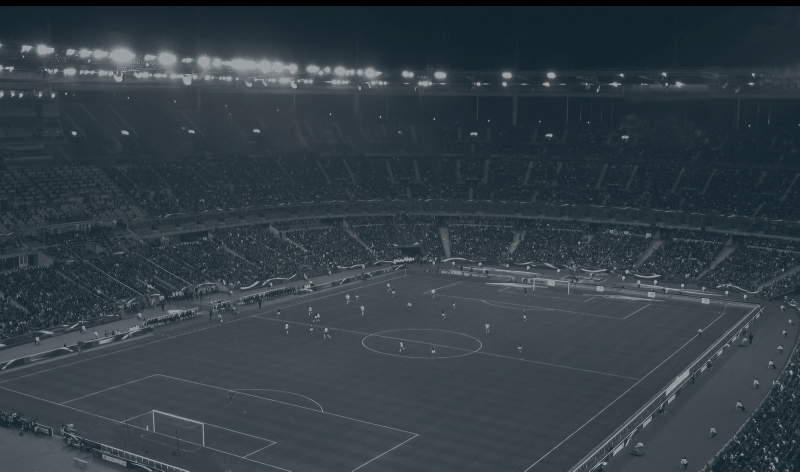
#> input picture mod/assets/mod/estadio.jpg, 1600 x 943 px, found by its file name (shown at 1/2 size)
$ python estadio.py ../../mod/assets/mod/estadio.jpg ../../mod/assets/mod/estadio.jpg
#> lines starting #> are read from the running program, lines starting #| are printed output that depends on the picture
# Fundo da janela Estadio (aicons/estadio.jpg, 598x328) no estilo "Noite de estreia".
# O jogo desenha os numeros e os campos por cima nas mesmas posicoes do original
# (valores em x=165, precos em x=460, linhas em y=122/150/177/204), entao aqui ficam
# so a foto escurecida, dois cartoes de vidro, os titulos e os nomes das linhas.
# Uso: python3 estadio.py <repo> <saida.jpg>
import sys, os
from PIL import Image, ImageDraw, ImageFilter, ImageFont, ImageEnhance

repo, saida = sys.argv[1], sys.argv[2]
K = 3
W, H = 598, 328
fontes = os.path.join(repo, 'mod/assets/mod/fontes')
def f(nome, px): return ImageFont.truetype(os.path.join(fontes, nome), int(px * K))

# foto do estadio: recorte da arquibancada, escurecida e aquecida
foto = Image.open(os.path.join(repo, 'mod/assets/mod/estadio.jpg')).convert('RGB')
#> foto is the input picture: PIL image 1600x943 RGB; mean R, G, B 50.6, 61.7, 68.8
fw, fh = foto.size
#> fw = 1600; fh = 943
rec = foto.crop((int(fw * 0.12), int(fh * 0.10), int(fw * 0.12) + int(fh * 0.62 * W / H), int(fh * 0.72)))
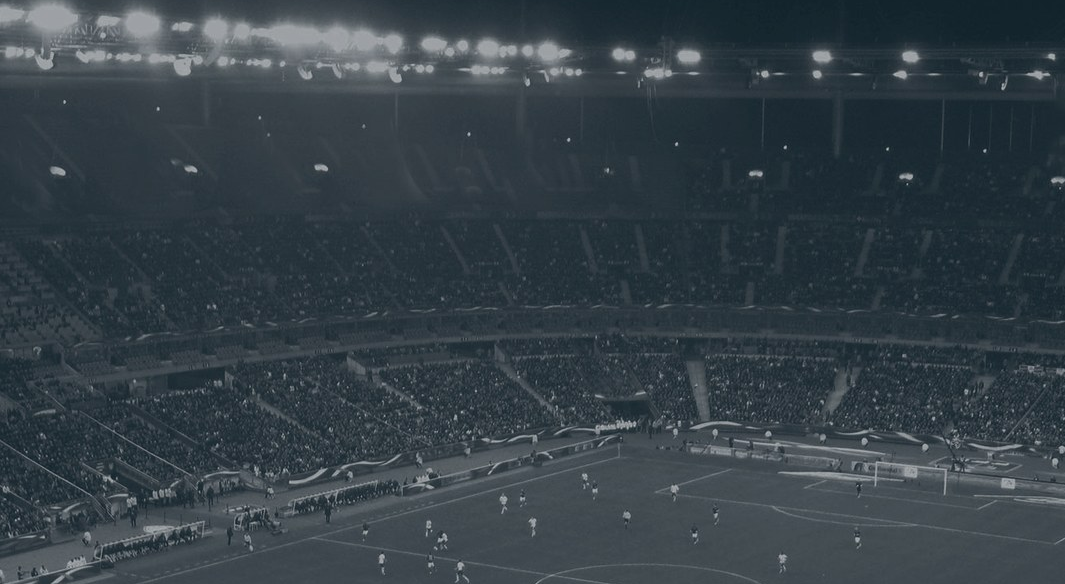
#> rec: PIL image 1065x584 RGB; mean R, G, B 53.4, 64.4, 71.7
img = rec.resize((W * K, H * K), Image.LANCZOS)
img = ImageEnhance.Color(img).enhance(0.55)
img = ImageEnhance.Brightness(img).enhance(0.8)
img = img.filter(ImageFilter.GaussianBlur(1.2 * K))

# veu escuro: mais forte embaixo e nas laterais
veu = Image.new('RGBA', img.size, (0, 0, 0, 0))
#> veu: PIL image 1794x984 RGBA; every value is 0
d = ImageDraw.Draw(veu)
for y in range(H * K):
    t = y / (H * K)
    d.line([(0, y), (W * K, y)], fill=(6, 9, 8, int(70 + 140 * t)))
img = Image.alpha_composite(img.convert('RGBA'), veu)
#> img: PIL image 1794x984 RGBA

# luz de refletor no alto
luz = Image.new('RGBA', img.size, (0, 0, 0, 0))
ImageDraw.Draw(luz).ellipse([W * K * 0.15, -H * K * 0.6, W * K * 0.85, H * K * 0.35], fill=(242, 193, 78, 40))
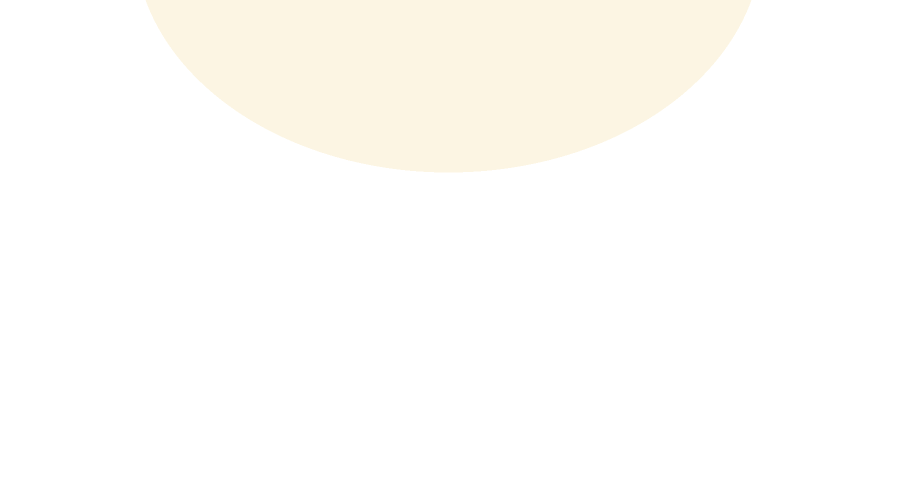
#> luz: PIL image 1794x984 RGBA (shown at 1/2 size); mean R, G, B, A 42.4, 33.8, 13.7, 7; transparent parts drawn white
img = Image.alpha_composite(img, luz.filter(ImageFilter.GaussianBlur(40 * K)))

def cartao(x0, y0, x1, y1):
#> called with x0 = 24, y0 = 62, x1 = 286, y1 = 238
    global img
    s = Image.new('RGBA', img.size, (0, 0, 0, 0))
    ImageDraw.Draw(s).rounded_rectangle([x0 * K, (y0 + 6) * K, x1 * K, (y1 + 6) * K], radius=16 * K, fill=(0, 0, 0, 120))
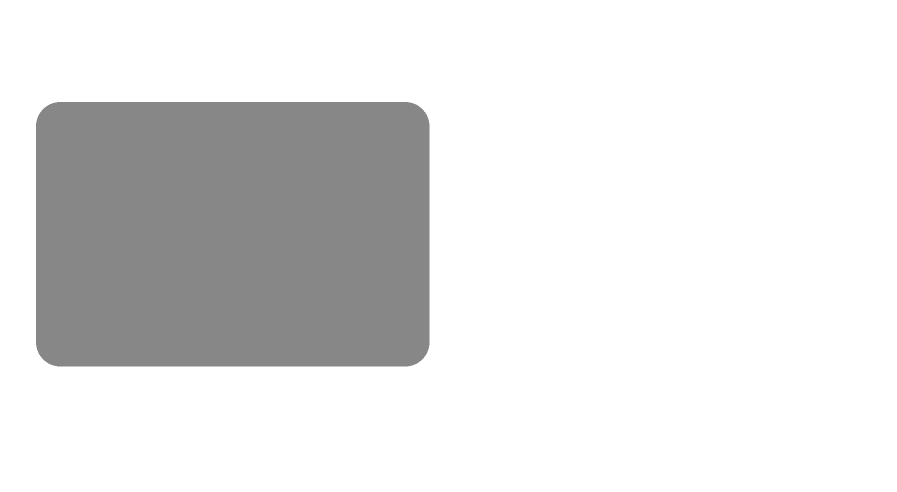
#> s: PIL image 1794x984 RGBA (shown at 1/2 size); mean R, G, B, A 0, 0, 0, 28.2; transparent parts drawn white
    img = Image.alpha_composite(img, s.filter(ImageFilter.GaussianBlur(10 * K)))
    c = Image.new('RGBA', img.size, (0, 0, 0, 0))
    dc = ImageDraw.Draw(c)
    dc.rounded_rectangle([x0 * K, y0 * K, x1 * K, y1 * K], radius=14 * K, fill=(18, 22, 20, 205),
                         outline=(244, 241, 234, 34), width=K)
    dc.line([((x0 + 16) * K, y0 * K + 1), ((x1 - 16) * K, y0 * K + 1)], fill=(242, 193, 78, 150), width=2 * K)
    img = Image.alpha_composite(img, c)

cartao(24, 62, 286, 238)
cartao(312, 62, 574, 258)
#> call 2 of cartao, with x0 = 312, y0 = 62, x1 = 574, y1 = 258
#> in cartao (call 2), `ImageDraw.Draw(s).rounded_rectangle([x0 * K, (y0 + 6) * K, x1 * K, (y1..`:
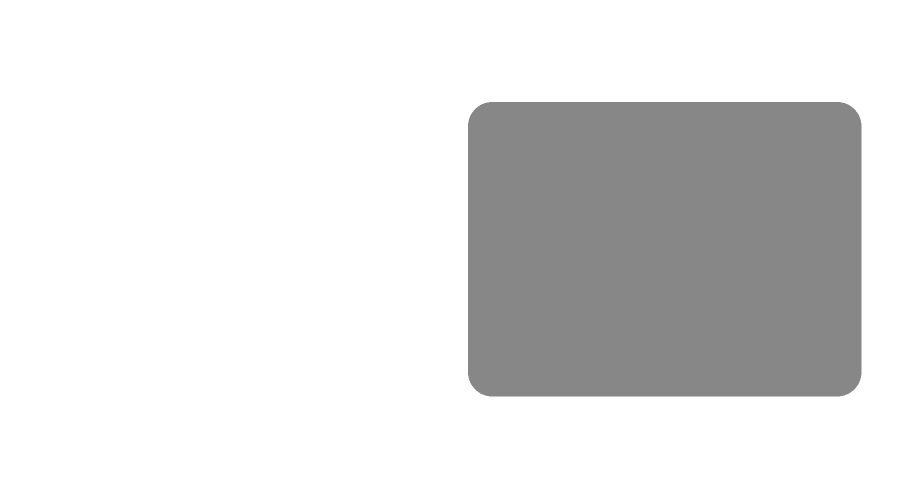
#> s: PIL image 1794x984 RGBA (shown at 1/2 size); mean R, G, B, A 0, 0, 0, 31.4; transparent parts drawn white
#> in cartao (call 2), `img = Image.alpha_composite(img, c)`:
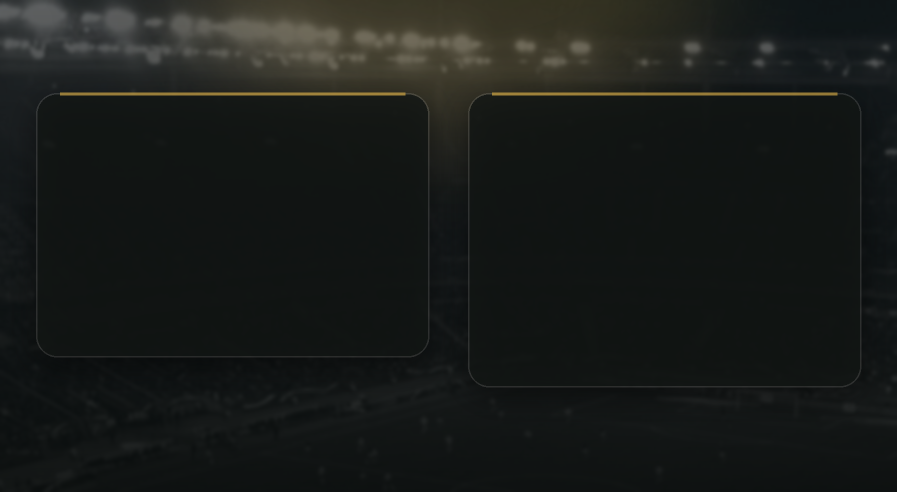
#> img: PIL image 1794x984 RGBA (shown at 1/2 size); mean R, G, B, A 24.6, 27.3, 24.9, 255
ov = Image.new('RGBA', img.size, (0, 0, 0, 0))  # textos e filetes numa camada (mistura certa)
d = ImageDraw.Draw(ov)

def texto(x, y, s, fonte, cor, ancora='la', espaco=0):
    if espaco:
        # letras espacadas
        tot = sum(d.textlength(ch, font=fonte) for ch in s) + espaco * K * (len(s) - 1)
        xx = x * K - (tot if ancora[0] == 'r' else 0)
        for ch in s:
            d.text((xx, y * K), ch, font=fonte, fill=cor, anchor='l' + ancora[1])
            xx += d.textlength(ch, font=fonte) + espaco * K
    else:
        d.text((x * K, y * K), s, font=fonte, fill=cor, anchor=ancora)

OURO, CREME, FRACO = (242, 193, 78), (244, 241, 234), (244, 241, 234, 165)
tit = f('SairaExtraCondensed-ExtraBold.ttf', 21)
rot = f('Manrope-Bold.ttf', 9)
lin = f('Manrope-Medium.ttf', 12.5)
texto(42, 84, 'CAPACIDADE ATUAL', tit, CREME, 'ls')
texto(42, 100, 'LUGARES POR SETOR', rot, OURO, 'ls', espaco=1.6)
#> the loop in texto (call 2), `for ch in s:` made 17 passes
#> xx on passes 1 to 12: 145.8, 170.4, 196.1, 219.4, 243, 264.8, 286.8, 300.2, 321.2, 347.3, 370.8, 384.2
texto(330, 84, 'PREÇO DOS INGRESSOS', tit, CREME, 'ls')
texto(330, 100, 'VALOR POR SETOR', rot, OURO, 'ls', espaco=1.6)

# linhas: rotulo a direita alinhado antes do valor, com filete entre elas
for (xr, ys, x0, x1) in [(155, (122, 150, 177, 204), 40, 270), (450, (122, 150, 180, 210), 328, 558)]:
    for i, (y, nome) in enumerate(zip(ys, ('Geral', 'Arquibancada', 'Cadeira', 'Camarote'))):
        texto(xr, y + 9.5, nome, lin, FRACO, 'rm')
        if i < 3:
            yy = (y + ys[i + 1]) / 2 + 9.5
            d.line([(x0 * K, yy * K), (x1 * K, yy * K)], fill=(244, 241, 234, 18), width=K)

texto(444, 286, 'Preços sugeridos:', lin, FRACO, 'rm')

img = Image.alpha_composite(img, ov)
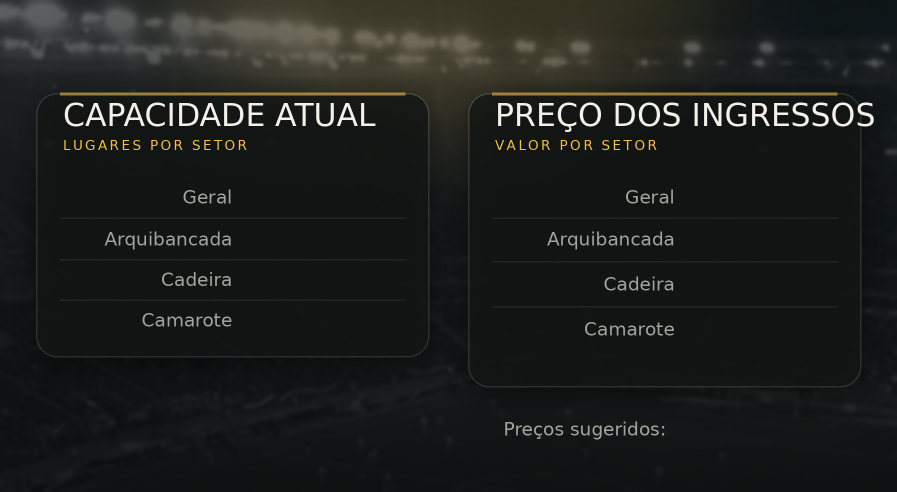
#> img: PIL image 1794x984 RGBA (shown at 1/2 size); mean R, G, B, A 28.8, 31.3, 28.6, 255
img = img.convert('RGB').resize((W, H), Image.LANCZOS)
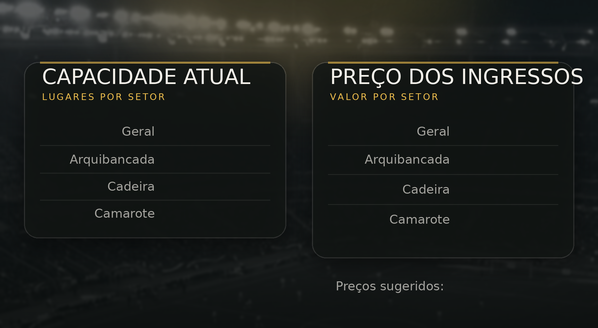
#> img: PIL image 598x328 RGB; mean R, G, B 28.8, 31.3, 28.6
img.save(saida, quality=93, optimize=True)
print('ok', saida)
